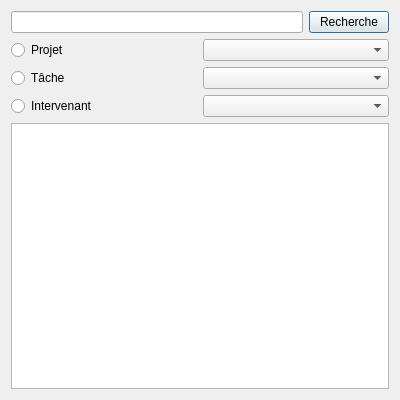
<?xml version="1.0" encoding="UTF-8"?>
<ui version="4.0">
 <class>Recherche</class>
 <widget class="QDialog" name="Recherche">
  <property name="geometry">
   <rect>
    <x>0</x>
    <y>0</y>
    <width>400</width>
    <height>400</height>
   </rect>
  </property>
  <property name="minimumSize">
   <size>
    <width>400</width>
    <height>400</height>
   </size>
  </property>
  <property name="maximumSize">
   <size>
    <width>400</width>
    <height>400</height>
   </size>
  </property>
  <property name="windowTitle">
   <string>Dialog</string>
  </property>
  <layout class="QVBoxLayout" name="verticalLayout">
   <item>
    <layout class="QHBoxLayout" name="horizontalLayout">
     <item>
      <widget class="QLineEdit" name="lineEdit"/>
     </item>
     <item>
      <widget class="QPushButton" name="pushButton_Recherche">
       <property name="text">
        <string>Recherche</string>
       </property>
      </widget>
     </item>
    </layout>
   </item>
   <item>
    <layout class="QHBoxLayout" name="horizontalLayout_2">
     <item>
      <widget class="QRadioButton" name="radioButton_projet">
       <property name="text">
        <string>Projet</string>
       </property>
      </widget>
     </item>
     <item>
      <widget class="QComboBox" name="comboBox_projet"/>
     </item>
    </layout>
   </item>
   <item>
    <layout class="QHBoxLayout" name="horizontalLayout_3">
     <item>
      <widget class="QRadioButton" name="radioButton_tache">
       <property name="text">
        <string>Tâche</string>
       </property>
      </widget>
     </item>
     <item>
      <widget class="QComboBox" name="comboBox_tache"/>
     </item>
    </layout>
   </item>
   <item>
    <layout class="QHBoxLayout" name="horizontalLayout_4">
     <item>
      <widget class="QRadioButton" name="radioButton_Interv">
       <property name="text">
        <string>Intervenant</string>
       </property>
      </widget>
     </item>
     <item>
      <widget class="QComboBox" name="comboBox_Interv"/>
     </item>
    </layout>
   </item>
   <item>
    <widget class="QTableView" name="tableView"/>
   </item>
  </layout>
 </widget>
 <resources/>
 <connections/>
</ui>
